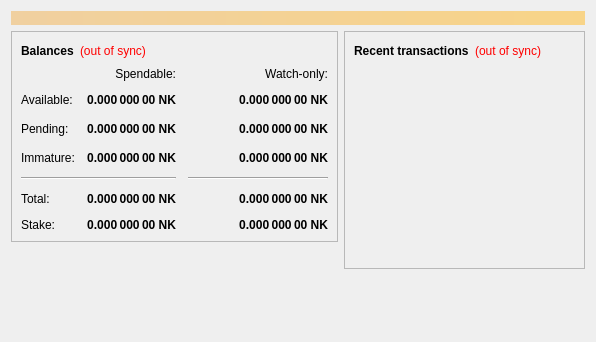
<?xml version="1.0" encoding="UTF-8"?>
<ui version="4.0">
 <class>OverviewPage</class>
 <widget class="QWidget" name="OverviewPage">
  <property name="geometry">
   <rect>
    <x>0</x>
    <y>0</y>
    <width>596</width>
    <height>342</height>
   </rect>
  </property>
  <property name="windowTitle">
   <string>Form</string>
  </property>
  <layout class="QVBoxLayout" name="topLayout">
   <item>
    <widget class="QLabel" name="labelAlerts">
     <property name="visible">
      <bool>false</bool>
     </property>
     <property name="styleSheet">
      <string notr="true">background-color: qlineargradient(x1: 0, y1: 0, x2: 1, y2: 0, stop:0 #F0D0A0, stop:1 #F8D488); color:#000000;</string>
     </property>
     <property name="wordWrap">
      <bool>true</bool>
     </property>
     <property name="margin">
      <number>3</number>
     </property>
    </widget>
   </item>
   <item>
    <layout class="QHBoxLayout" name="horizontalLayout" stretch="1,1">
     <item>
      <layout class="QVBoxLayout" name="verticalLayout_2">
       <item>
        <widget class="QFrame" name="frame">
         <property name="frameShape">
          <enum>QFrame::StyledPanel</enum>
         </property>
         <property name="frameShadow">
          <enum>QFrame::Raised</enum>
         </property>
         <layout class="QVBoxLayout" name="verticalLayout_4">
          <item>
           <layout class="QHBoxLayout" name="horizontalLayout_4">
            <item>
             <widget class="QLabel" name="label_5">
              <property name="font">
               <font>
                <weight>75</weight>
                <bold>true</bold>
               </font>
              </property>
              <property name="text">
               <string>Balances</string>
              </property>
             </widget>
            </item>
            <item>
             <widget class="QLabel" name="labelWalletStatus">
              <property name="cursor">
               <cursorShape>WhatsThisCursor</cursorShape>
              </property>
              <property name="toolTip">
               <string>The displayed information may be out of date. Your wallet automatically synchronizes with the Neko network after a connection is established, but this process has not completed yet.</string>
              </property>
              <property name="styleSheet">
               <string notr="true">QLabel { color: red; }</string>
              </property>
              <property name="text">
               <string notr="true">(out of sync)</string>
              </property>
              <property name="alignment">
               <set>Qt::AlignLeading|Qt::AlignLeft|Qt::AlignVCenter</set>
              </property>
             </widget>
            </item>
            <item>
             <spacer name="horizontalSpacer_3">
              <property name="orientation">
               <enum>Qt::Horizontal</enum>
              </property>
              <property name="sizeHint" stdset="0">
               <size>
                <width>40</width>
                <height>20</height>
               </size>
              </property>
             </spacer>
            </item>
           </layout>
          </item>
          <item>
           <layout class="QGridLayout" name="gridLayout">
            <property name="spacing">
             <number>12</number>
            </property>
            <item row="2" column="2">
             <widget class="QLabel" name="labelWatchPending">
              <property name="font">
               <font>
                <weight>75</weight>
                <bold>true</bold>
               </font>
              </property>
              <property name="cursor">
               <cursorShape>IBeamCursor</cursorShape>
              </property>
              <property name="toolTip">
               <string>Unconfirmed transactions to watch-only addresses</string>
              </property>
              <property name="text">
               <string notr="true">0.000 000 00 NK</string>
              </property>
              <property name="alignment">
               <set>Qt::AlignRight|Qt::AlignTrailing|Qt::AlignVCenter</set>
              </property>
              <property name="textInteractionFlags">
               <set>Qt::LinksAccessibleByMouse|Qt::TextSelectableByKeyboard|Qt::TextSelectableByMouse</set>
              </property>
             </widget>
            </item>
            <item row="2" column="1">
             <widget class="QLabel" name="labelUnconfirmed">
              <property name="font">
               <font>
                <weight>75</weight>
                <bold>true</bold>
               </font>
              </property>
              <property name="cursor">
               <cursorShape>IBeamCursor</cursorShape>
              </property>
              <property name="toolTip">
               <string>Total of transactions that have yet to be confirmed, and do not yet count toward the spendable balance</string>
              </property>
              <property name="text">
               <string notr="true">0.000 000 00 NK</string>
              </property>
              <property name="alignment">
               <set>Qt::AlignRight|Qt::AlignTrailing|Qt::AlignVCenter</set>
              </property>
              <property name="textInteractionFlags">
               <set>Qt::LinksAccessibleByMouse|Qt::TextSelectableByKeyboard|Qt::TextSelectableByMouse</set>
              </property>
             </widget>
            </item>
            <item row="3" column="2">
             <widget class="QLabel" name="labelWatchImmature">
              <property name="font">
               <font>
                <weight>75</weight>
                <bold>true</bold>
               </font>
              </property>
              <property name="cursor">
               <cursorShape>IBeamCursor</cursorShape>
              </property>
              <property name="toolTip">
               <string>Mined balance in watch-only addresses that has not yet matured</string>
              </property>
              <property name="text">
               <string notr="true">0.000 000 00 NK</string>
              </property>
              <property name="alignment">
               <set>Qt::AlignRight|Qt::AlignTrailing|Qt::AlignVCenter</set>
              </property>
              <property name="textInteractionFlags">
               <set>Qt::LinksAccessibleByMouse|Qt::TextSelectableByKeyboard|Qt::TextSelectableByMouse</set>
              </property>
             </widget>
            </item>
            <item row="4" column="0" colspan="2">
             <widget class="Line" name="line">
              <property name="orientation">
               <enum>Qt::Horizontal</enum>
              </property>
             </widget>
            </item>
            <item row="4" column="2">
             <widget class="Line" name="lineWatchBalance">
              <property name="sizePolicy">
               <sizepolicy hsizetype="Preferred" vsizetype="Fixed">
                <horstretch>0</horstretch>
                <verstretch>0</verstretch>
               </sizepolicy>
              </property>
              <property name="minimumSize">
               <size>
                <width>140</width>
                <height>0</height>
               </size>
              </property>
              <property name="orientation">
               <enum>Qt::Horizontal</enum>
              </property>
             </widget>
            </item>
            <item row="5" column="0">
             <widget class="QLabel" name="labelTotalText">
              <property name="text">
               <string>Total:</string>
              </property>
             </widget>
            </item>
            <item row="3" column="1">
             <widget class="QLabel" name="labelImmature">
              <property name="font">
               <font>
                <weight>75</weight>
                <bold>true</bold>
               </font>
              </property>
              <property name="cursor">
               <cursorShape>IBeamCursor</cursorShape>
              </property>
              <property name="toolTip">
               <string>Mined balance that has not yet matured</string>
              </property>
              <property name="text">
               <string notr="true">0.000 000 00 NK</string>
              </property>
              <property name="alignment">
               <set>Qt::AlignRight|Qt::AlignTrailing|Qt::AlignVCenter</set>
              </property>
              <property name="textInteractionFlags">
               <set>Qt::LinksAccessibleByMouse|Qt::TextSelectableByKeyboard|Qt::TextSelectableByMouse</set>
              </property>
             </widget>
            </item>
            <item row="2" column="3">
             <spacer name="horizontalSpacer_2">
              <property name="orientation">
               <enum>Qt::Horizontal</enum>
              </property>
              <property name="sizeHint" stdset="0">
               <size>
                <width>40</width>
                <height>20</height>
               </size>
              </property>
             </spacer>
            </item>
            <item row="3" column="0">
             <widget class="QLabel" name="labelImmatureText">
              <property name="text">
               <string>Immature:</string>
              </property>
             </widget>
            </item>
            <item row="5" column="1">
             <widget class="QLabel" name="labelTotal">
              <property name="font">
               <font>
                <weight>75</weight>
                <bold>true</bold>
               </font>
              </property>
              <property name="cursor">
               <cursorShape>IBeamCursor</cursorShape>
              </property>
              <property name="toolTip">
               <string>Your current total balance</string>
              </property>
              <property name="text">
               <string notr="true">0.000 000 00 NK</string>
              </property>
              <property name="alignment">
               <set>Qt::AlignRight|Qt::AlignTrailing|Qt::AlignVCenter</set>
              </property>
              <property name="textInteractionFlags">
               <set>Qt::LinksAccessibleByMouse|Qt::TextSelectableByKeyboard|Qt::TextSelectableByMouse</set>
              </property>
             </widget>
            </item>
            <item row="5" column="2">
             <widget class="QLabel" name="labelWatchTotal">
              <property name="font">
               <font>
                <weight>75</weight>
                <bold>true</bold>
               </font>
              </property>
              <property name="cursor">
               <cursorShape>IBeamCursor</cursorShape>
              </property>
              <property name="toolTip">
               <string>Current total balance in watch-only addresses</string>
              </property>
              <property name="text">
               <string notr="true">0.000 000 00 NK</string>
              </property>
              <property name="alignment">
               <set>Qt::AlignRight|Qt::AlignTrailing|Qt::AlignVCenter</set>
              </property>
              <property name="textInteractionFlags">
               <set>Qt::LinksAccessibleByMouse|Qt::TextSelectableByKeyboard|Qt::TextSelectableByMouse</set>
              </property>
             </widget>
            </item>
            <item row="0" column="2">
             <widget class="QLabel" name="labelWatchonly">
              <property name="text">
               <string>Watch-only:</string>
              </property>
              <property name="alignment">
               <set>Qt::AlignRight|Qt::AlignTrailing|Qt::AlignVCenter</set>
              </property>
             </widget>
            </item>
            <item row="1" column="0">
             <widget class="QLabel" name="labelBalanceText">
              <property name="text">
               <string>Available:</string>
              </property>
             </widget>
            </item>
            <item row="1" column="1">
             <widget class="QLabel" name="labelBalance">
              <property name="font">
               <font>
                <weight>75</weight>
                <bold>true</bold>
               </font>
              </property>
              <property name="cursor">
               <cursorShape>IBeamCursor</cursorShape>
              </property>
              <property name="toolTip">
               <string>Your current spendable balance</string>
              </property>
              <property name="text">
               <string notr="true">0.000 000 00 NK</string>
              </property>
              <property name="alignment">
               <set>Qt::AlignRight|Qt::AlignTrailing|Qt::AlignVCenter</set>
              </property>
              <property name="textInteractionFlags">
               <set>Qt::LinksAccessibleByMouse|Qt::TextSelectableByKeyboard|Qt::TextSelectableByMouse</set>
              </property>
             </widget>
            </item>
            <item row="1" column="2">
             <widget class="QLabel" name="labelWatchAvailable">
              <property name="font">
               <font>
                <weight>75</weight>
                <bold>true</bold>
               </font>
              </property>
              <property name="cursor">
               <cursorShape>IBeamCursor</cursorShape>
              </property>
              <property name="toolTip">
               <string>Your current balance in watch-only addresses</string>
              </property>
              <property name="text">
               <string notr="true">0.000 000 00 NK</string>
              </property>
              <property name="alignment">
               <set>Qt::AlignRight|Qt::AlignTrailing|Qt::AlignVCenter</set>
              </property>
              <property name="textInteractionFlags">
               <set>Qt::LinksAccessibleByMouse|Qt::TextSelectableByKeyboard|Qt::TextSelectableByMouse</set>
              </property>
             </widget>
            </item>
            <item row="2" column="0">
             <widget class="QLabel" name="labelPendingText">
              <property name="text">
               <string>Pending:</string>
              </property>
             </widget>
            </item>
            <item row="0" column="1">
             <widget class="QLabel" name="labelSpendable">
              <property name="text">
               <string>Spendable:</string>
              </property>
              <property name="alignment">
               <set>Qt::AlignRight|Qt::AlignTrailing|Qt::AlignVCenter</set>
              </property>
             </widget>
            </item>
            <item row="6" column="0">
             <widget class="QLabel" name="labelStakeText">
              <property name="text">
               <string>Stake:</string>
              </property>
             </widget>
            </item>
            <item row="6" column="1">
             <widget class="QLabel" name="labelStake">
              <property name="font">
               <font>
                <weight>75</weight>
                <bold>true</bold>
               </font>
              </property>
              <property name="cursor">
               <cursorShape>IBeamCursor</cursorShape>
              </property>
              <property name="toolTip">
               <string>Your current balance that is used in stake generation</string>
              </property>
              <property name="text">
               <string notr="true">0.000 000 00 NK</string>
              </property>
              <property name="alignment">
               <set>Qt::AlignRight|Qt::AlignTrailing|Qt::AlignVCenter</set>
              </property>
              <property name="textInteractionFlags">
               <set>Qt::LinksAccessibleByMouse|Qt::TextSelectableByKeyboard|Qt::TextSelectableByMouse</set>
              </property>
             </widget>
            </item>
            <item row="6" column="2">
             <widget class="QLabel" name="labelWatchStake">
              <property name="font">
               <font>
                <weight>75</weight>
                <bold>true</bold>
               </font>
              </property>
              <property name="cursor">
               <cursorShape>IBeamCursor</cursorShape>
              </property>
              <property name="toolTip">
               <string>Your current balance that is used for stake generation in watch-only addresses</string>
              </property>
              <property name="text">
               <string notr="true">0.000 000 00 NK</string>
              </property>
              <property name="alignment">
               <set>Qt::AlignRight|Qt::AlignTrailing|Qt::AlignVCenter</set>
              </property>
              <property name="textInteractionFlags">
               <set>Qt::LinksAccessibleByMouse|Qt::TextSelectableByKeyboard|Qt::TextSelectableByMouse</set>
              </property>
             </widget>
            </item>
           </layout>
          </item>
         </layout>
        </widget>
       </item>
       <item>
        <spacer name="verticalSpacer">
         <property name="orientation">
          <enum>Qt::Vertical</enum>
         </property>
         <property name="sizeHint" stdset="0">
          <size>
           <width>20</width>
           <height>40</height>
          </size>
         </property>
        </spacer>
       </item>
      </layout>
     </item>
     <item>
      <layout class="QVBoxLayout" name="verticalLayout_3">
       <item>
        <widget class="QFrame" name="frame_2">
         <property name="frameShape">
          <enum>QFrame::StyledPanel</enum>
         </property>
         <property name="frameShadow">
          <enum>QFrame::Raised</enum>
         </property>
         <layout class="QVBoxLayout" name="verticalLayout">
          <item>
           <layout class="QHBoxLayout" name="horizontalLayout_2">
            <item>
             <widget class="QLabel" name="label_4">
              <property name="font">
               <font>
                <weight>75</weight>
                <bold>true</bold>
               </font>
              </property>
              <property name="text">
               <string>Recent transactions</string>
              </property>
             </widget>
            </item>
            <item>
             <widget class="QLabel" name="labelTransactionsStatus">
              <property name="cursor">
               <cursorShape>WhatsThisCursor</cursorShape>
              </property>
              <property name="toolTip">
               <string>The displayed information may be out of date. Your wallet automatically synchronizes with the Neko network after a connection is established, but this process has not completed yet.</string>
              </property>
              <property name="styleSheet">
               <string notr="true">QLabel { color: red; }</string>
              </property>
              <property name="text">
               <string notr="true">(out of sync)</string>
              </property>
              <property name="alignment">
               <set>Qt::AlignRight|Qt::AlignTrailing|Qt::AlignVCenter</set>
              </property>
             </widget>
            </item>
            <item>
             <spacer name="horizontalSpacer">
              <property name="orientation">
               <enum>Qt::Horizontal</enum>
              </property>
              <property name="sizeHint" stdset="0">
               <size>
                <width>40</width>
                <height>20</height>
               </size>
              </property>
             </spacer>
            </item>
           </layout>
          </item>
          <item>
           <widget class="QListView" name="listTransactions">
            <property name="styleSheet">
             <string notr="true">QListView { background: transparent; }</string>
            </property>
            <property name="frameShape">
             <enum>QFrame::NoFrame</enum>
            </property>
            <property name="verticalScrollBarPolicy">
             <enum>Qt::ScrollBarAlwaysOff</enum>
            </property>
            <property name="horizontalScrollBarPolicy">
             <enum>Qt::ScrollBarAlwaysOff</enum>
            </property>
            <property name="selectionMode">
             <enum>QAbstractItemView::NoSelection</enum>
            </property>
           </widget>
          </item>
         </layout>
        </widget>
       </item>
       <item>
        <spacer name="verticalSpacer_2">
         <property name="orientation">
          <enum>Qt::Vertical</enum>
         </property>
         <property name="sizeHint" stdset="0">
          <size>
           <width>20</width>
           <height>40</height>
          </size>
         </property>
        </spacer>
       </item>
      </layout>
     </item>
    </layout>
   </item>
  </layout>
 </widget>
 <resources/>
 <connections/>
</ui>
